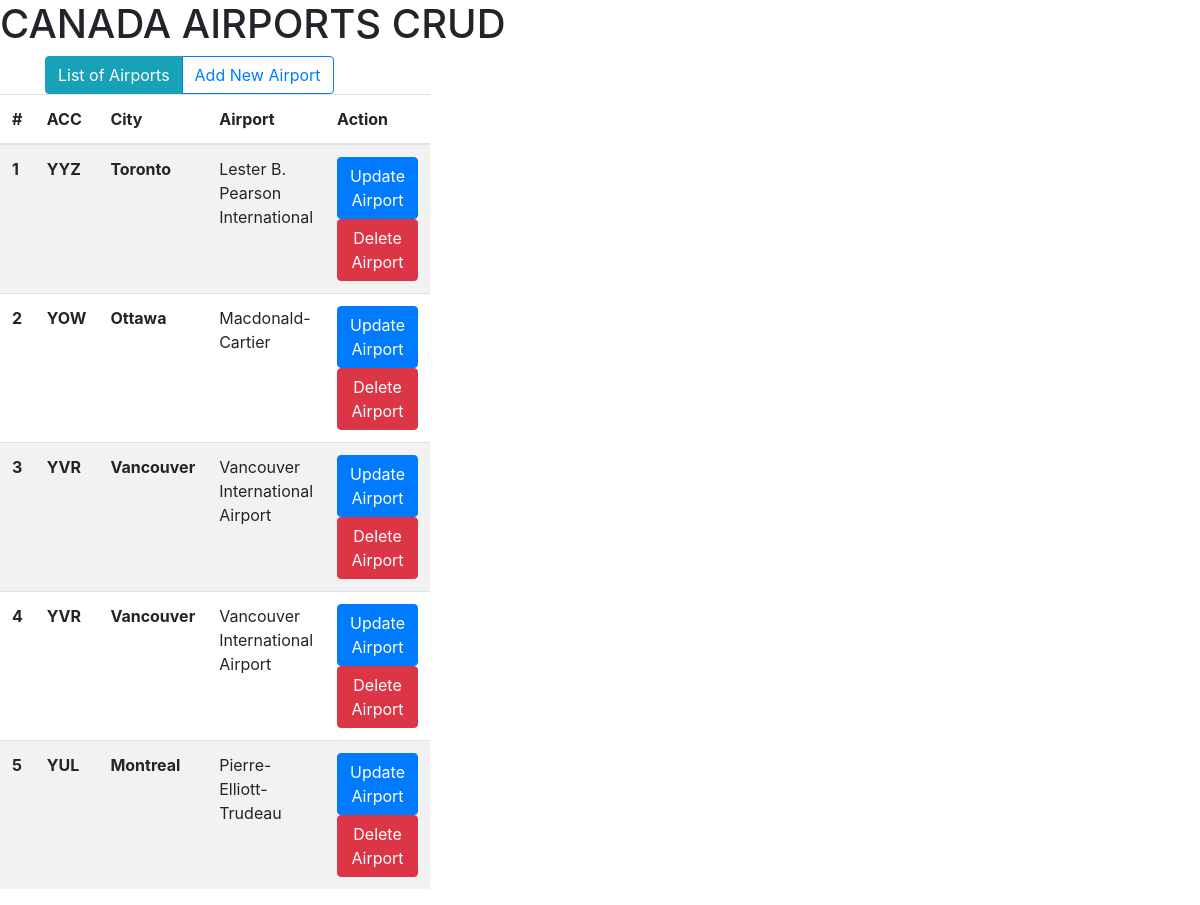
Screenshot of /airportlist/ with the database file from the repository.
### crudapp/models.py (models this page shows, shortened)
class Airport(models.Model):
    CITIES = (('Montreal', 'Montreal'), ('Toronto', 'Toronto'), ('Ottawa', 'Ottawa'), ('Vancouver', 'Vancouver'), ('Calgary', 'Calgary'))
    city = models.CharField(max_length=15, choices=CITIES)
    airport = models.CharField(max_length=255, default='name of the airport')
    acronym = models.CharField(max_length=3, default='___')

### crudapp/views.py (the view)
# urls.py: path('airportlist/', Airportlist.as_view(), name='airportlist'),
class Airportlist(ListView):
    model = Airport
    context_object_name = 'airport_object_list'

### crudapp/templates/crudapp/airport_list.html (shortened to what this page needs)
{% extends "crudapp/base.html" %}
{% load static %}
{% block processing %}
<div class="row">
    <div class="col-md-4">
        <table class="table table-striped table-hover">
        <thead>
            <th>#</th>
            <th>ACC</th>
            <th>City</th>
            <th>Airport</th>
            <th>Action</th>
        </thead>
        <tbody>
        {% for a in airport_object_list %}
           <tr>
               <td><strong>{{forloop.counter}} </strong></td>
               <td><strong>{{a.acronym}}</strong></td>
               <td><strong>{{a.city}}</strong></td>
               <td>{{ a.airport}}</td>
               <td>
                    <a href="{% url 'updateairportdetails' a.pk %}" class="btn btn-primary">Update Airport</a>
                    <a href="{% url 'deleteairport' a.pk %}" class="btn btn-danger">Delete Airport</a>
               </td>
           </tr>
        {% endfor %}
        </tbody>
        </table>
    {% endblock processing %}

### crudapp/templates/crudapp/base.html (shortened to what this page needs)
<!DOCTYPE html>
<html lang="en">
<head>
    <link rel="stylesheet"
          href="https://cdn.jsdelivr.net/npm/bootstrap@4.5.3/dist/css/bootstrap.min.css"
>
</head>
<body>
<h1>CANADA AIRPORTS CRUD</h1>
<div class="container">
   <div class="btn-group">
       <a href="{% url 'airportlist' %}" class="btn btn-info">List of Airports</a>
       <a href="{% url 'newairport' %}" class="btn btn-outline-primary">Add New Airport</a>
   </div>
</div>
<div class="processing">
   {% block processing %}
    {% endblock %}
</div>
</body>
</html>

### rows the page displays
Airport: acronym "YYZ", city "Toronto", airport "Lester B. Pearson International"
Airport: acronym "YOW", city "Ottawa", airport "Macdonald-Cartier"
Airport: acronym "YVR", city "Vancouver", airport "Vancouver International Airport"
Airport: acronym "YVR", city "Vancouver", airport "Vancouver International Airport"
Airport: acronym "YUL", city "Montreal", airport "Pierre-Elliott-Trudeau"
